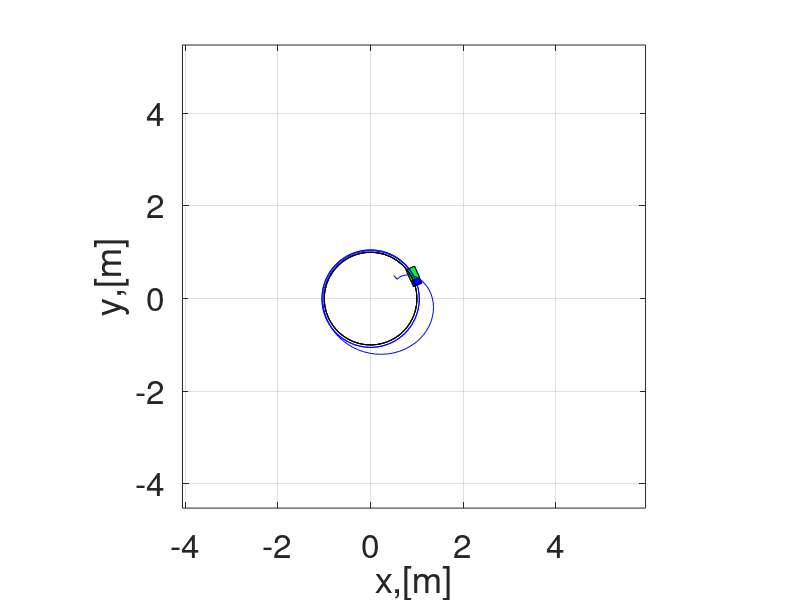
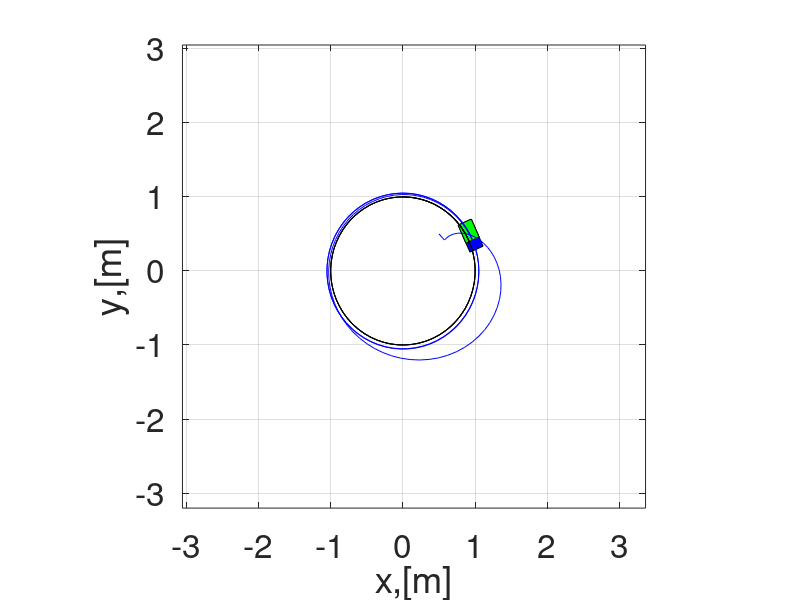
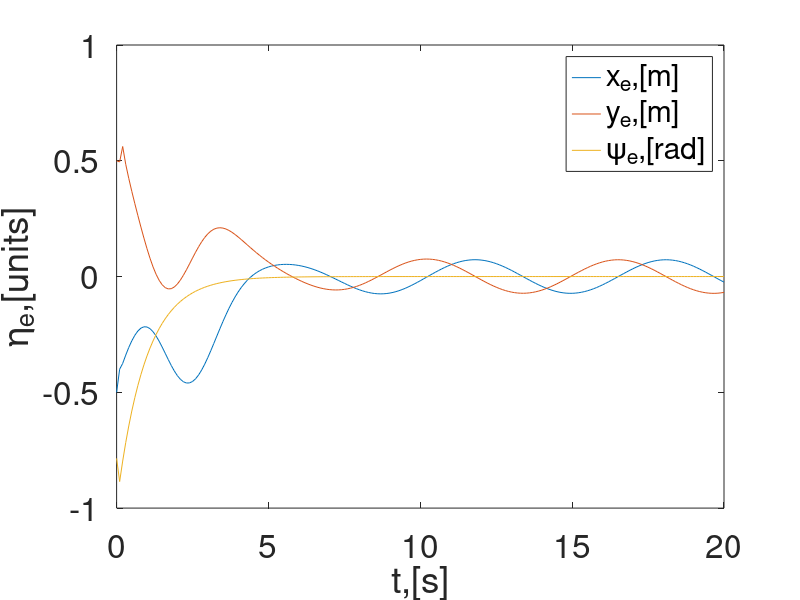

The MATLAB source for these figures, in order:
clear all;
clc;
close all;

%% Simulation Parameters
dt = 0.1; % Step-size
ts = 20; % Simulation Time
t = 0:dt:ts; % Time Span

%% Vehicle Parameters
a = 0.05; % Radius of wheel
d = 0.1; % half of axle length
W = [a/2 , a/2; 0, 0; -a/(2*d), a/(2*d)];

%% Initial Conditions
x0 = 0.5;
y0 = 0.5;
psi0 = pi/4;
eta0 = [x0;y0;psi0]; % Initial position and orientation of the vehicle
eta(:,1) = eta0;

omega = [0;0];

zeta0 = [0; 0; 0]; % Initial vector of input commands
zeta(:,1) = zeta0;

%% Control Parameters
k_p = 1.00001;
q_p = 0.00003;
q_d = 0.00009;
c_p = q_p*[1,0,0;0,1,0;0,0,1];
c_d = q_d*[1,0,0;0,1,0;0,0,1];

%% Robot Parameters
m = 10; % Mass of the Mobile Robot
Iz = 0.1; % Inertia of the Mobile Robot
xcb = 0; ycb = 0; % Coordinates of C (Center of Mass) wrt Body Frame

%% State Propagation
for i = 1:length(t)
    %% Desired States
    eta_d(:,i) =  [sin(t(i)); cos(t(i)); -t(i)]; % [t(i); 2*t(i)^2; atan(4*t(i))]; %
    
    if i == 1
        eta_d_dot(:,i) = [0; 0; 0];
    else
        eta_d_dot(:,i) = (eta_d(:,i) - eta_d(:,i-1)) / dt;
    end
    
    if i == 1
        eta_d_dot_dot(:,i) = [0; 0; 0];
    else
        eta_d_dot_dot(:,i) = (eta_d_dot(:,i) - eta_d_dot(:,i-1)) / dt;
    end
    
    psi = eta(3,i);
    J_psi =  [cos(psi),-sin(psi),0;
              sin(psi),cos(psi),0;
              0,0,1]; % Jacobian Matrix
          
    e(:,i) = eta_d(:,i) - eta(:,i);
    
    zeta(:,i) = W * omega;
    if i == 1
        zeta_dot(:,i) = [0; 0; 0];
    else
        zeta_dot(:,i) = (zeta(:,i) - zeta(:,i-1)) / dt;
    end
    
    eta_dot(:,i) = J_psi * zeta(:,i);
    
    zeta_d(:,i) = pinv(J_psi) * (eta_d_dot(:,i) + k_p * e(:,i));
    if i == 1
        zeta_d_dot(:,i) = [0; 0; 0];
    else
        zeta_d_dot(:,i) = (zeta_d(:,i) - zeta_d(:,i-1)) / dt;
    end
    
    u = zeta_d(1,i); v = zeta_d(2,i); r = zeta_d(3,i);
    D = [ m, 0, -ycb*m;
          0, m, xcb*m;
          -ycb*m, xcb*m, Iz+m*(xcb^2+ycb^2)]; % Inertia Matrix
    n_v = [-m*r*(v+xcb*r);
           m*r*(u-ycb*r);
           m*r*(xcb+ycb*v)]; % Other Vector
    tau(:,i) = D * zeta_d_dot(:,i) + n_v; % Input Vector
    
    e2(:,i) = eta_d_dot(:,i) - eta_dot(:,i);
    tau_d(:,i) = (J_psi') * (c_p * e(:,i) + c_d * e2(:,i));
    
    %zeta_d(:,i) = pinv(D) * (tau_d(:,i) - n_v);
    omega = pinv(W) * zeta_d(:,i);
    
    psi_d = eta_d(3,i);
    J_psi_d =  [cos(psi_d),-sin(psi_d),0;
                sin(psi_d),cos(psi_d),0;
                0,0,1]; % Jacobian Matrix
    
    % if i == 1
    %     J_psi_d_dot = [0;0;0];
    % else
    %     J_psi_d_dot = (J_psi_d(:,i) - J_psi_d(:,i-1)) / dt;
    % end
    
    zeta_dot(:,i) = D \ (tau(:,i) - n_v);
    zeta(:,i+1) = zeta(:,i) + dt * zeta_dot(:,i); % Velocity Update by Euler Integration
    eta(:,i+1) = eta(:,i) + dt * (J_psi * zeta(:,i) + zeta_dot(:,i) * dt); % State Update by Euler Integration
end

%% Animation Parameters
 
 l = 0.4; %Length of mobile robot
 w = 0.2; %width of mobile Robot
 
 %% Coordinates of Mobile Robot
 mr_co = [-l/2,l/2,l/2,-l/2,-l/2;
           -w/2, -w/2, w/2, w/2, -w/2];
 mr_co_head = [-l/2,l/6,l/6,-l/2,-l/2;
                -w/2, -w/2, w/2, w/2, -w/2];
 
 %% GRAPH: Mobile Robot chasing the Desired Path
 figure
 for i = 1:length(t)
     psi = eta(3,i);
     R_psi = [cos(psi), -sin(psi);
             sin(psi), cos(psi);];
     v_pos = R_psi*mr_co;
     v_pos_head = R_psi*mr_co_head;
     fill(v_pos(1,:)+eta(1,i),v_pos(2,:)+eta(2,i),'b',v_pos_head(1,:)+eta(1,i),v_pos_head(2,:)+eta(2,i),'g')
     hold on, grid on
     axis([eta(1,i)-5,eta(1,i)+5,eta(2,i)-5, eta(2,i)+5]) ,axis square
     plot(eta(1, 1:i), eta(2,1:i), 'b-');
     plot(eta_d(1,1:i), eta_d(2,1:i), 'k-');
     %legend('MR','','Path','Desired Path')
     set(gca, 'fontsize', 24)
     xlabel('x,[m]'); ylabel('y,[m]');
     pause(0.0001);
     hold off
 end

 
 %% GRAPH: Mobile Robot chasing the Desired Path (Zoomed-out view)
 figure
 for i = 1:length(t)
     psi = eta(3,i);
     R_psi = [cos(psi), -sin(psi);
             sin(psi), cos(psi);];
     v_pos = R_psi*mr_co;
     v_pos_head = R_psi*mr_co_head;
     fill(v_pos(1,:)+eta(1,i),v_pos(2,:)+eta(2,i),'b',v_pos_head(1,:)+eta(1,i),v_pos_head(2,:)+eta(2,i),'g')
     hold on, grid on
     
     % Calculate min and max coordinates
     min_x = min(eta(1,:)) - 2;
     max_x = max(eta(1,:)) + 2;
     min_y = min(eta(2,:)) - 2;
     max_y = max(eta(2,:)) + 2;
     
     axis([min_x, max_x, min_y, max_y]); % Set axis limits
     axis square
     
     plot(eta(1, 1:i), eta(2,1:i), 'b-');
     plot(eta_d(1,1:i), eta_d(2,1:i), 'k-');
     %legend('MR','','Path','Desired Path')
     set(gca, 'fontsize', 24)
     xlabel('x,[m]'); ylabel('y,[m]');
     pause(0.0001);
     hold off
 end


 %% GRAPH: Time vs Error
 figure 
 plot(t,e)
 legend('x_e,[m]','y_e,[m]', '\psi_e,[rad]');
 set(gca,'fontsize',24)
 xlabel('t,[s]');
 ylabel('\eta_e,[units]');
